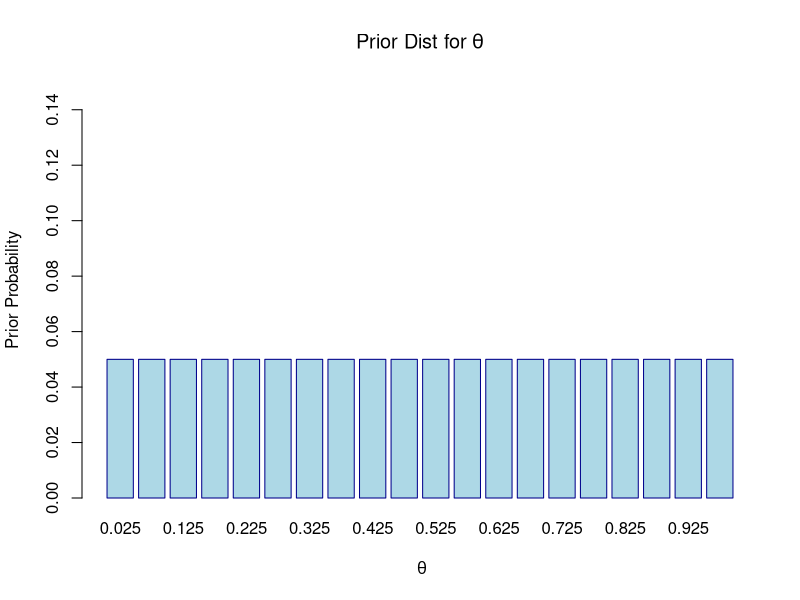
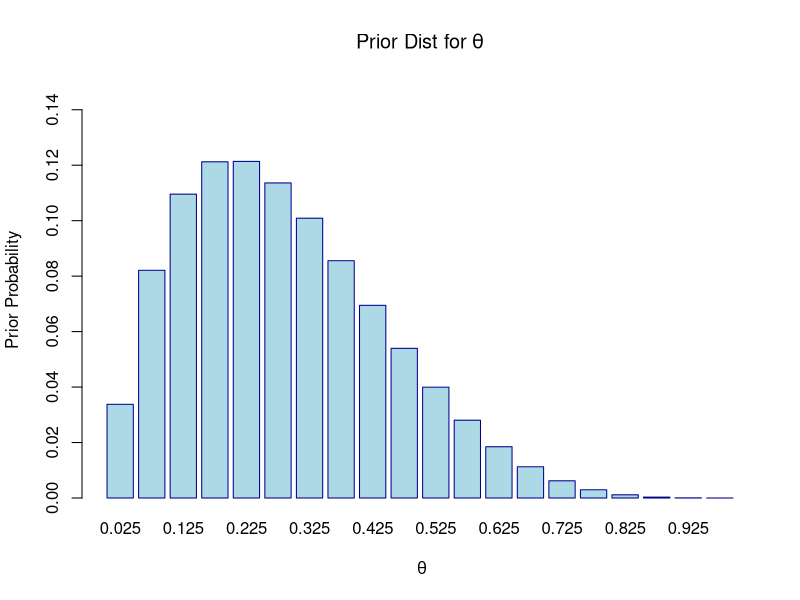

R code for these plots, in order:
theta <- seq(length=20,from=0.025,to=0.975)
priorDist <- array(1/20,20)
barplot(priorDist,main=expression("Prior Dist for"~theta),
        xlab=expression(~theta),ylab="Prior Probability",names.arg=theta,
        border="darkblue",col="lightblue",ylim=c(0,0.15))

numobs=5
numd=1
postDist<-priorDist*theta^numd*(1-theta)^(numobs-numd)
postDist<-postDist/sum(postDist)

barplot(postDist,main=expression("Prior Dist for"~theta),
        xlab=expression(~theta),ylab="Prior Probability",names.arg=theta,
        border="darkblue",col="lightblue",ylim=c(0,0.15))
